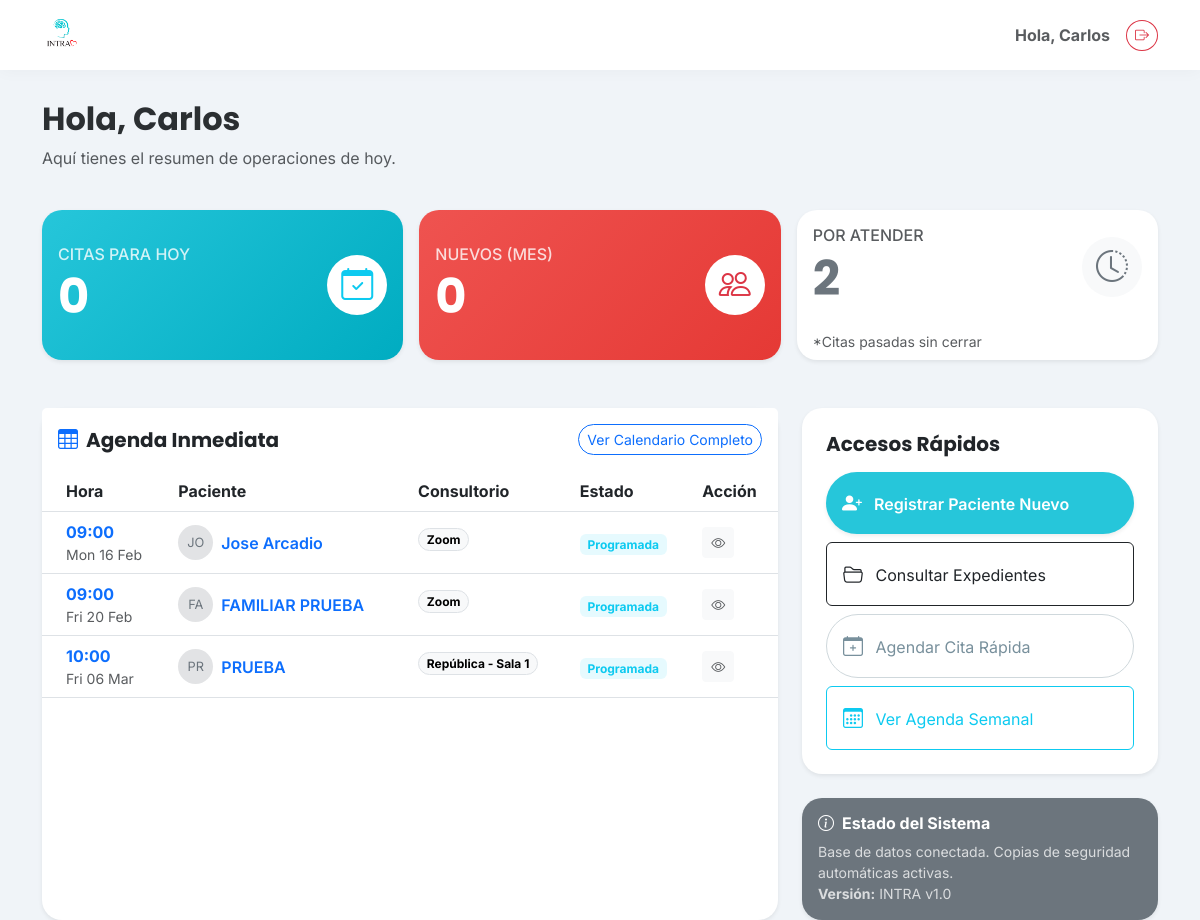
The app's page / (signed in), older data.
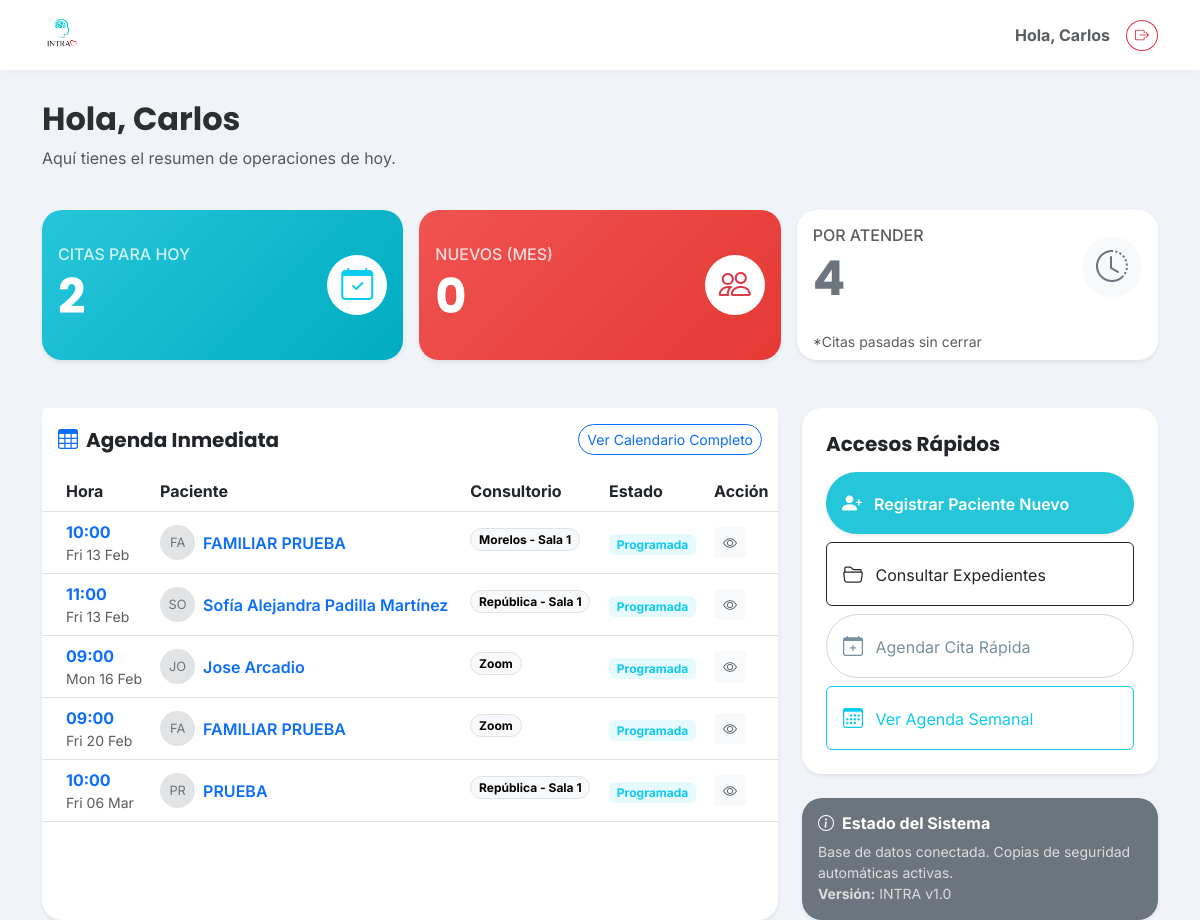
The same page, newer data.
### clinica/models.py (models this page shows, shortened)
class Cita(models.Model):
    ESTATUS_CHOICES = [
        ('programada', 'Programada'),
        ('asistio', 'Asistió'),
        ('cancelada', 'Cancelada'),
        ('no_asistio', 'No Asistió'),
    ]
    PAGO_CHOICES = [
        ('Efectivo', 'Efectivo'),
        ('Transferencia', 'Transferencia'),
        ('Terminal', 'Terminal'),
        ('Pase', 'Pase'),
        ('Gratuito', 'Gratuito'),
        ('Pendiente', 'Pendiente'),
    ]
    paciente = models.ForeignKey(Paciente, on_delete=models.CASCADE, related_name='citas')
    fecha = models.DateField()
    hora = models.TimeField()
    division = models.ForeignKey(Division, on_delete=models.SET_NULL, null=True)
    consultorio = models.ForeignKey(Consultorio, on_delete=models.SET_NULL, null=True)
    servicio = models.ForeignKey(Servicio, on_delete=models.SET_NULL, null=True)
    terapeuta = models.ForeignKey(Terapeuta, on_delete=models.SET_NULL, null=True)
    costo = models.DecimalField(max_digits=10, decimal_places=2, null=True, blank=True)
    metodo_pago = models.CharField(max_length=50, null=True, blank=True)
    estatus = models.CharField(max_length=20, choices=ESTATUS_CHOICES, default='programada')
    folio_fiscal = models.CharField(max_length=100, blank=True, null=True)
    notas = models.TextField(blank=True, null=True)
    class Meta:
        verbose_name = "Cita"
        verbose_name_plural = "Citas"
        ordering = ['-fecha', '-hora']

class Paciente(models.Model):
    TIPO_CONTACTO_CHOICES = [
        ('propio', 'Propio'),
        ('madre', 'Madre'),
        ('padre', 'Padre'),
        ('pareja', 'Pareja'),
        ('otro', 'Otro'),
    ]
    SEXO_CHOICES = [
        ('Femenino', 'Femenino'),
        ('Masculino', 'Masculino'),
    ]
    nombre = models.CharField(max_length=200, verbose_name="Nombre Completo")
    fecha_nacimiento = models.DateField(verbose_name="Fecha de Nacimiento")
    nombre_normalizado = models.CharField(max_length=200, blank=True, editable=False)
    sexo = models.CharField(
        max_length=20,
        choices=SEXO_CHOICES,
        default='Femenino',
        verbose_name="Sexo"
    )
    telefono = models.CharField(max_length=20, verbose_name="Teléfono (WhatsApp)")
    identidad_contacto = models.CharField(max_length=20, choices=TIPO_CONTACTO_CHOICES, default='propio')
    servicio_inicial = models.ForeignKey('Servicio', on_delete=models.SET_NULL, null=True, verbose_name="Servicio Inicial")
    consentimiento_firmado = models.FileField(upload_to='documentos/', blank=True, null=True)
    estudio_socioeconomico = models.FileField(upload_to='documentos/', blank=True, null=True)
    apertura_expediente = models.FileField(upload_to='documentos/', blank=True, null=True)
    resumen_clinico = models.TextField(blank=True, null=True)
    pacientes_relacionados = models.ManyToManyField('self', blank=True, symmetrical=True)
    enlace_resultados = models.URLField(blank=True, null=True)
    fecha_registro = models.DateTimeField(auto_now_add=True)
    def __str__(self):
        return self.nombre
    class Meta:
        verbose_name = "Paciente"
        verbose_name_plural = "Pacientes"

class Consultorio(models.Model):
    nombre = models.CharField(max_length=100)
    def __str__(self):
        return self.nombre

### clinica/views.py (the view)
# urls.py: path('', clinica_views.home, name='home'),
@login_required
def home(request):
    from django.utils import timezone
    hoy = timezone.now().date()
    mes_actual = timezone.now().month
    from .forms import CitaForm
    citas_hoy_count = Cita.objects.filter(fecha=hoy).count()
    pendientes_count = Cita.objects.filter(
        fecha__lte=hoy,
        estatus='programada' # <--- AQUÍ CAMBIÓ
    ).count()
    pacientes_nuevos = Paciente.objects.filter(
        fecha_registro__month=mes_actual
    ).count()
    proximas_citas = Cita.objects.filter(
        fecha__gte=hoy,
        estatus='programada' # <--- AQUÍ CAMBIÓ
    ).order_by('fecha', 'hora')[:5] # <--- AQUÍ CAMBIÓ (era hora_inicio)
    return render(request, 'clinica/home.html', {
        'citas_hoy': citas_hoy_count,
        'pendientes': pendientes_count,
        'pacientes_nuevos': pacientes_nuevos,
        'proximas_citas': proximas_citas,
        'hoy': hoy,
        'form': CitaForm()
    })

### clinica/models.py (called while the page is built)
    def __str__(self):
        return self.nombre

    def __str__(self):
        return self.nombre

    def __str__(self):
        return self.nombre

### clinica/templates/clinica/home.html (shortened to what this page needs)
{% extends 'clinica/base.html' %}
{% load static %}
{% block content %}
<div class="row mb-4 animate__animated animate__fadeIn">
    <div class="col-12">
        <h2 class="fw-bold text-secondary-emphasis">
            Hola, {{ user.username|title }}
        </h2>
        <p class="text-muted">Aquí tienes el resumen de operaciones de hoy.</p>
    </div>
</div>
<div class="row g-3 mb-5">
    <div class="col-md-4">
        <div class="card border-0 shadow-sm h-100" style="background: linear-gradient(135deg, #26C6DA 0%, #00ACC1 100%); color: white;">
            <div class="card-body d-flex align-items-center justify-content-between">
                <div>
                    <h6 class="text-uppercase mb-1" style="opacity: 0.8;">Citas para Hoy</h6>
                    <h1 class="fw-bold mb-0 display-5">{{ citas_hoy }}</h1>
                </div>
                <div class="stat-icon bg-white text-info rounded-circle d-flex align-items-center justify-content-center" style="width: 60px; height: 60px;">
                    <i class="bi bi-calendar-check fs-2"></i>
                </div>
            </div>
        </div>
    </div>
    <div class="col-md-4">
        <div class="card border-0 shadow-sm h-100" style="background: linear-gradient(135deg, #EF5350 0%, #E53935 100%); color: white;">
            <div class="card-body d-flex align-items-center justify-content-between">
                <div>
                    <h6 class="text-uppercase mb-1" style="opacity: 0.8;">Nuevos (Mes)</h6>
                    <h1 class="fw-bold mb-0 display-5">{{ pacientes_nuevos }}</h1>
                </div>
                <div class="stat-icon bg-white text-danger rounded-circle d-flex align-items-center justify-content-center" style="width: 60px; height: 60px;">
                    <i class="bi bi-people fs-2"></i>
                </div>
            </div>
        </div>
    </div>
    <div class="col-md-4">
        <div class="card border-0 shadow-sm h-100 bg-white">
            <div class="card-body d-flex align-items-center justify-content-between">
                <div>
                    <h6 class="text-uppercase mb-1 text-muted">Por Atender</h6>
                    <h1 class="fw-bold mb-0 display-5 text-secondary">{{ pendientes }}</h1>
                </div>
                <div class="stat-icon bg-light text-secondary rounded-circle d-flex align-items-center justify-content-center" style="width: 60px; height: 60px;">
                    <i class="bi bi-clock-history fs-2"></i>
                </div>
            </div>
            <div class="card-footer bg-transparent border-0 text-muted small">
                *Citas pasadas sin cerrar
            </div>
        </div>
    </div>
</div>
<div class="row g-4">
    <div class="col-lg-8">
        <div class="card shadow-sm border-0 h-100">
            <div class="card-header bg-white border-0 py-3 d-flex justify-content-between align-items-center">
                <h5 class="fw-bold mb-0"><i class="bi bi-table me-2 text-primary"></i>Agenda Inmediata</h5>
                <a href="{% url 'vista_calendario' %}" class="btn btn-sm btn-outline-primary rounded-pill">Ver Calendario Completo</a>
            </div>
            <div class="card-body p-0">
                <div class="table-responsive">
                    <table class="table table-hover align-middle mb-0">
                        <thead class="bg-light">
                            <tr>
                                <th class="ps-4">Hora</th>
                                <th>Paciente</th>
                                <th>Consultorio</th>
                                <th>Estado</th>
                                <th>Acción</th>
                            </tr>
                        </thead>
                        <tbody>
    {% for cita in proximas_citas %}
    <tr>
        <td class="ps-4">
            <div class="d-flex flex-column">
                <span class="fw-bold text-primary">{{ cita.hora|time:"H:i" }}</span>
                <span class="small text-muted">{{ cita.fecha|date:"D d M" }}</span>
            </div>
        </td>
        <td>
            <div class="d-flex align-items-center">
                <div class="avatar-initial rounded-circle bg-secondary-subtle text-secondary me-2 d-flex align-items-center justify-content-center" style="width: 35px; height: 35px; font-size: 0.8rem;">
                    {{ cita.paciente.nombre|slice:":2"|upper }}
                </div>
                <a href="{% url 'detalle_paciente' cita.paciente.id %}" class="text-decoration-none fw-semibold text-primary">
                    {{ cita.paciente.nombre }} {{ cita.paciente.apellido }}
                </a>
            </div>
        </td>
        <td>
            <span class="badge rounded-pill text-bg-light border text-truncate" style="max-width: 150px;">
                {{ cita.consultorio }}
            </span>
        </td>
        <td>
            {% if cita.estatus == 'programada' %}
                <span class="badge bg-info bg-opacity-10 text-info">Programada</span>
            {% else %}
                <span class="badge bg-secondary">{{ cita.estatus }}</span>
            {% endif %}
        </td>
        <td>
            <button class="btn btn-sm btn-light text-muted btn-ver-detalle"
                data-bs-toggle="modal"
                data-bs-target="#modalDetalleCita"
                data-paciente="{{ cita.paciente.nombre }} {{ cita.paciente.apellido }}"
                data-servicio="{{ cita.servicio }}"
                data-fecha="{{ cita.fecha|date:'l d F' }} a las {{ cita.hora|time:'H:i' }}"
                data-consultorio="{{ cita.consultorio }}"
                data-terapeuta="{{ cita.terapeuta }}"
                data-notas="{{ cita.notas|default:'Sin notas' }}"
                data-id="{{ cita.id }}">
                <i class="bi bi-eye"></i>
            </button>
        </td>
    </tr>
    {% endfor %}
</tbody>
                    </table>
                </div>
            </div>
        </div>
    </div>
    <div class="col-lg-4">
        <div class="card shadow-sm border-0 mb-4">
            <div class="card-body p-4">
                <h5 class="fw-bold mb-3">Accesos Rápidos</h5>
                <div class="d-grid gap-2">
                    <a href="{% url 'registrar_paciente' %}" class="btn btn-primary shadow-sm text-start p-3">
                        <i class="bi bi-person-plus-fill fs-5 me-2"></i> Registrar Paciente Nuevo
                    </a>
                    <a href="{% url 'lista_pacientes' %}" class="btn btn-outline-dark text-start p-3">
                        <i class="bi bi-folder2-open fs-5 me-2"></i> Consultar Expedientes
                    </a>
                    <button class="btn btn-outline-secondary text-start p-3" data-bs-toggle="modal" data-bs-target="#modalCita">
                        <i class="bi bi-calendar-plus fs-5 me-2"></i> Agendar Cita Rápida
                    </button>
                    <a href="{% url 'vista_calendario' %}" class="btn btn-outline-info text-start p-3">
                        <i class="bi bi-calendar3 fs-5 me-2"></i> Ver Agenda Semanal
                    </a>
                </div>
            </div>
        </div>
        <div class="card shadow-sm border-0 bg-secondary text-white">
            <div class="card-body">
                <h6 class="fw-bold"><i class="bi bi-info-circle me-2"></i>Estado del Sistema</h6>
                <p class="small mb-0 opacity-75">
                    Base de datos conectada. Copias de seguridad automáticas activas.
                    <br><strong>Versión:</strong> INTRA v1.0
                </p>
            </div>
        </div>
    </div>
</div>
{% endblock %}

### clinica/templates/clinica/base.html (shortened to what this page needs)
{% load static %}
<!DOCTYPE html>
<html lang="es">
<head>
    <link href="https://cdn.jsdelivr.net/npm/bootstrap@5.3.0/dist/css/bootstrap.min.css" rel="stylesheet">
    <link rel="stylesheet" href="https://cdn.jsdelivr.net/npm/bootstrap-icons@1.10.5/font/bootstrap-icons.css">
</head>
<body>
    <nav class="navbar navbar-expand-lg fixed-top">
        <div class="container">
            <a class="navbar-brand d-flex align-items-center" href="{% url 'home' %}">
               <img src="{% static 'clinica/images/logo.png' %}" alt="Logo INTRA" class="me-2">
            </a>
            <div class="d-flex align-items-center">
                <span class="me-3 text-muted fw-bold d-none d-md-block">
                    Hola, {{ user.username|title }}
                </span>
                <form action="{% url 'logout' %}" method="post">
                    <button type="submit" class="btn btn-outline-danger btn-sm rounded-circle" title="Cerrar Sesión">
                        <i class="bi bi-box-arrow-right"></i>
                    </button>
                </form>
            </div>
        </div>
    </nav>
    <div class="container" style="margin-top: 100px;">
        {% block content %}
        {% endblock %}
    </div>
</body>
<link href="https://cdn.jsdelivr.net/npm/select2@4.1.0-rc.0/dist/css/select2.min.css" rel="stylesheet" />
<link rel="stylesheet" href="https://cdn.jsdelivr.net/npm/select2-bootstrap-5-theme@1.3.0/dist/select2-bootstrap-5-theme.min.css" />
</html>

### clinica/templates/clinica/base.html (style rules this page uses)
:root { --intra-primary: #26C6DA; --intra-secondary: #EF5350; --intra-dark: #37474F; --intra-light: #F0F4F8; --intra-white: #FFFFFF; }
body { background-color: var(--intra-light); font-family: 'Inter', sans-serif; color: var(--intra-dark); }
h1, h2, h3, h4, h5, .navbar-brand { font-family: 'Poppins', sans-serif; }
.btn-primary { background-color: var(--intra-primary); border: none; border-radius: 50px; padding: 10px 25px; font-weight: 600; box-shadow: 0 4px 15px rgba(38, 198, 218, 0.3); transition: all 0.3s ease; }
.btn-outline-secondary { border-color: #CFD8DC; color: #78909C; border-radius: 50px; padding: 10px 25px; }
.card { border: none; border-radius: 20px; box-shadow: 0 10px 30px rgba(0,0,0,0.05); }
.navbar { background-color: var(--intra-white); box-shadow: 0 2px 15px rgba(0,0,0,0.03); padding-top: 10px; padding-bottom: 10px; }
.navbar-brand img { height: 40px; width: auto; }

Row changes from the older to the newer data that the page shows:
added Cita: hora "10:00", fecha "Fri 13 Feb", paciente.nombre "FA", paciente.nombre "FAMILIAR PRUEBA", consultorio "Morelos - Sala 1", estatus "Programada"
added Cita: hora "11:00", fecha "Fri 13 Feb", paciente.nombre "SO", paciente.nombre "Sofía Alejandra Padilla Martínez", consultorio "República - Sala 1", estatus "Programada"
Text that changed along with them:
{{ citas_hoy }}: "0" → "2"
{{ pendientes }}: "2" → "4"
